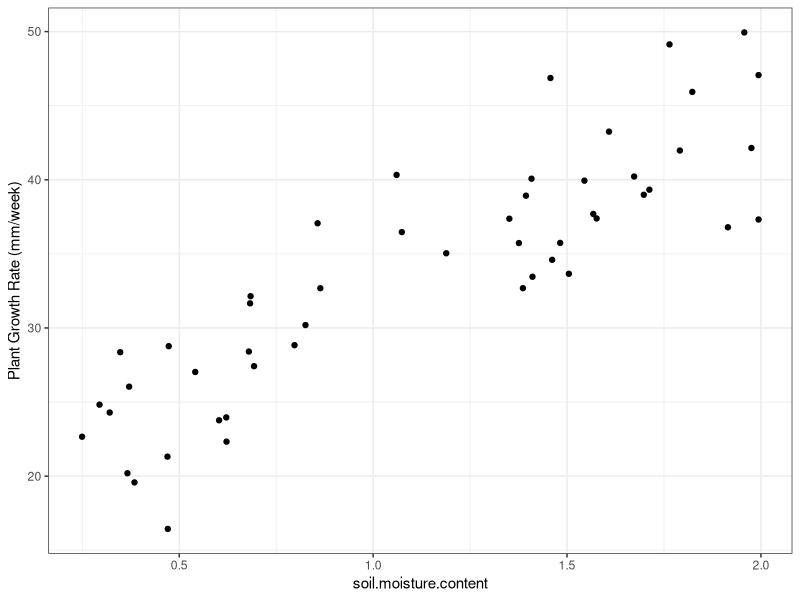
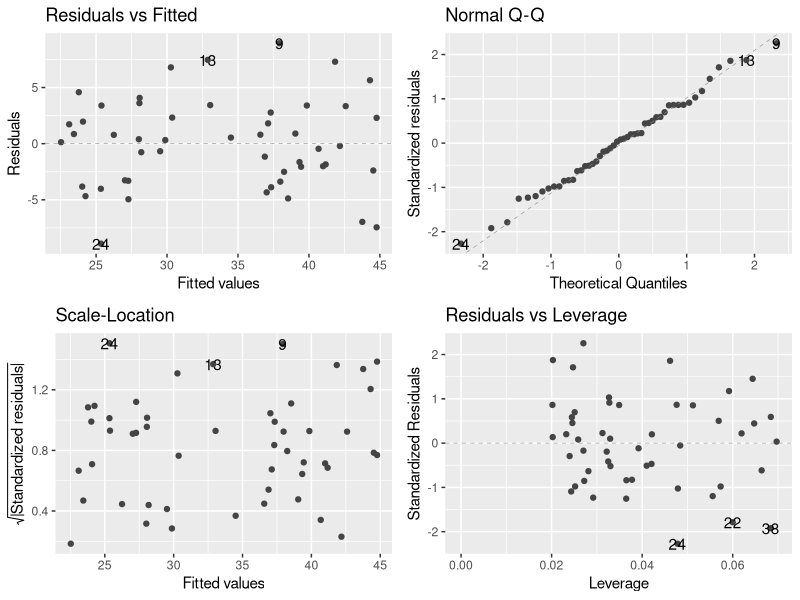
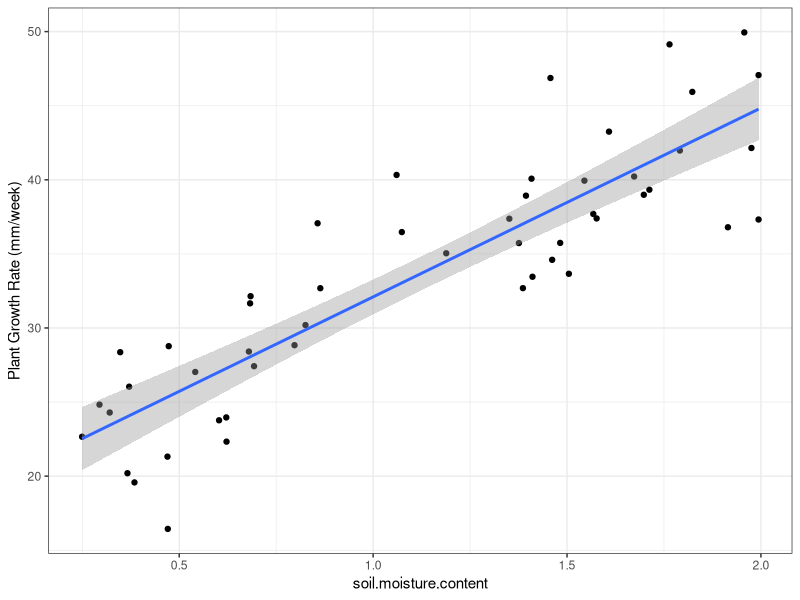
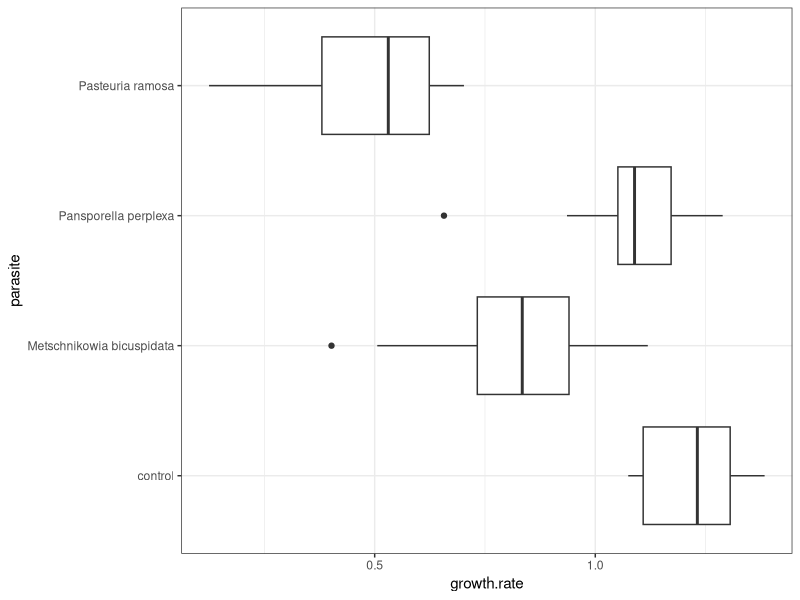
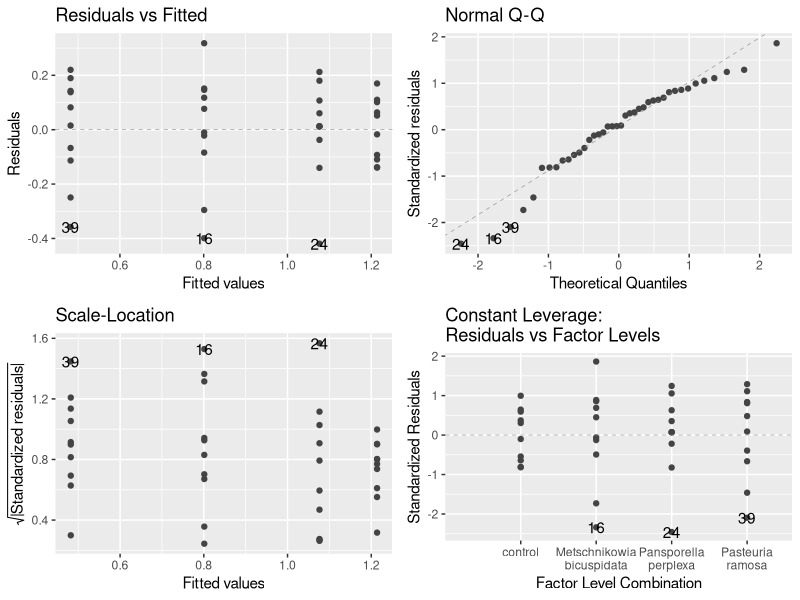

Source code (R) for these figures, in order:
## ---- chunk 1
rm(list=ls())
library(dplyr)
library(here)
library(ggplot2)
library(ggfortify) #new packagee yeehaw!
## ---- chunk 2
here()
plant<- read.csv(here("Data for the code", "plant.growth.rate.csv"))
## ---- chunk 3
glimpse(plant)
## ---- chunk 4
ggplot(plant,
aes(x = soil.moisture.content, y = plant.growth.rate)) +
geom_point() +
ylab("Plant Growth Rate (mm/week)") + theme_bw()
## ---- chunk 5
model_pgr<- lm(plant.growth.rate~soil.moisture.content, data=plant)
#Fit a linear model, where we hypothesize that plant growth rate is a function of soil moisture content, using the variables from the plant_gr data frame
## ---- chunk 6
autoplot(model_pgr, smooth.colour=NA)
#In the absence of this argument, the default presentation of the diagnostic plots includes a ‘wiggly line’ fitted by locally weighted regression. The = NA suppresses the line.
## ---- chunk 7
anova(model_pgr)
## ---- chunk 8
summary(model_pgr)
## ---- chunk 9
ggplot(plant, aes(x = soil.moisture.content, y = plant.growth.rate)) +
geom_point() +
geom_smooth(method = 'lm') + ylab("Plant Growth Rate (mm/week)") + theme_bw()

#the smooth part is what shoves a linear model onto it.
## ---- chunk 10
daphnia<- read.csv(here("Data for the code","Daphniagrowth.csv"))
## ---- chunk 11
glimpse(daphnia)
## ---- chunk 12
ggplot(daphnia, aes(x = parasite, y = growth.rate)) + geom_boxplot() +
theme_bw()+ coord_flip()

#coord_flip() to actually read the names.
## ---- chunk 13
model_grow<- lm(growth.rate~parasite, data=daphnia)
## ---- chunk 14
autoplot(model_grow, smooth.colour=NA)
## ---- chunk 15
anova(model_grow)
## ---- chunk 16
summary(model_grow)
## ---- chunk 17
# get the mean growth rates
sumDat<-daphnia %>% group_by(parasite) %>%
summarise(meanGR = mean(growth.rate))
